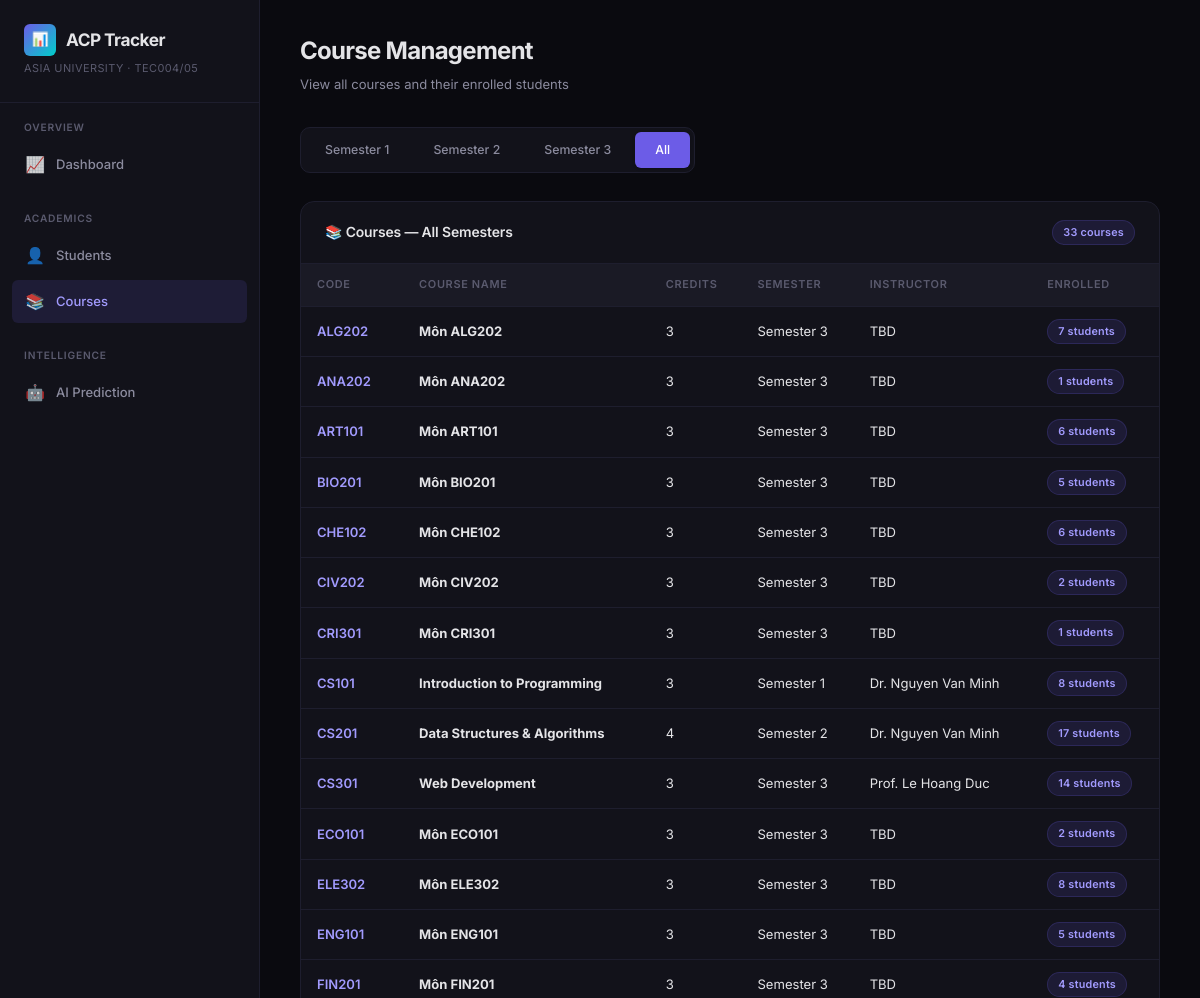
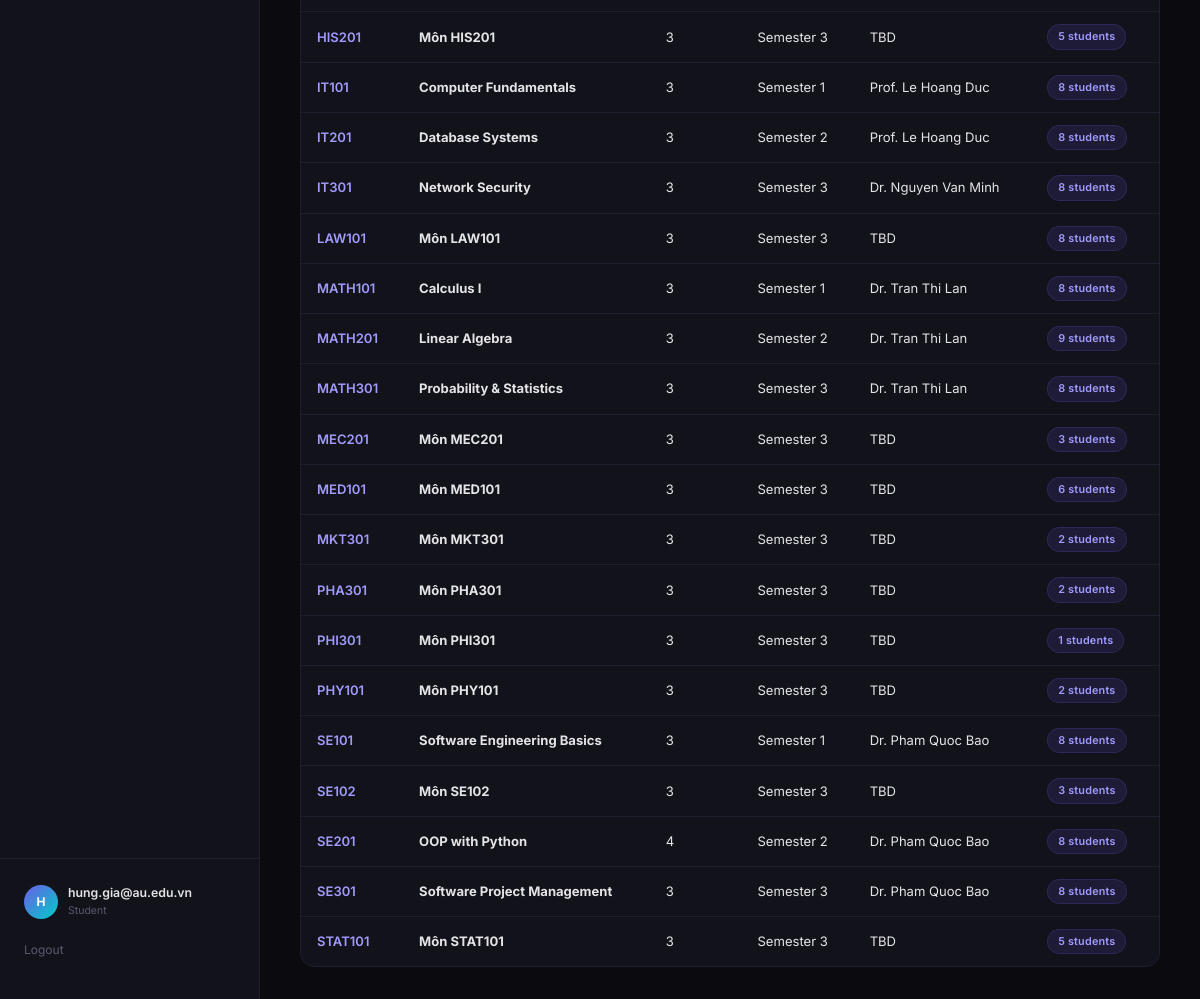
Screenshot of /courses (signed in) with the database file from the repository (2 pictures, top to bottom).
### tables this page shows
CREATE TABLE Students (
    id INTEGER PRIMARY KEY AUTOINCREMENT,
    student_code TEXT UNIQUE NOT NULL,
    name TEXT NOT NULL,
    email TEXT,
    date_of_birth TEXT,
    role TEXT DEFAULT 'student'
);

CREATE TABLE Semesters (
    id INTEGER PRIMARY KEY AUTOINCREMENT,
    name TEXT NOT NULL,
    year INTEGER NOT NULL,
    start_date TEXT,
    end_date TEXT
);

CREATE TABLE Courses (
    id INTEGER PRIMARY KEY AUTOINCREMENT,
    course_code TEXT UNIQUE NOT NULL,
    name TEXT NOT NULL,
    credits INTEGER NOT NULL,
    semester_id INTEGER NOT NULL,
    instructor_id INTEGER,
    FOREIGN KEY (semester_id) REFERENCES Semesters(id),
    FOREIGN KEY (instructor_id) REFERENCES Instructors(id)
);

CREATE TABLE Instructors (
    id INTEGER PRIMARY KEY AUTOINCREMENT,
    name TEXT NOT NULL,
    email TEXT,
    department TEXT,
    role TEXT DEFAULT 'instructor'
);

### app.py (the view)
@app.route("/courses")
@login_required
@require_role("admin", "instructor", "student")
def courses_page():
    semester_id = request.args.get("semester_id", type=int)
    semesters = get_semesters()
    semester_label = _semester_label(semester_id)
    course_objects = Course.all(semester_id)
    courses = [
        {
            "id": c.id,
            "course_code": c.course_code,
            "name": c.name,
            "credits": c.credits,
            "semester_name": c.get_semester_name(),
            "instructor_name": (lambda i: i.name if i else "TBD")(Instructor.from_db(c.instructor_id) if c.instructor_id else None),
            "enrolled_count": len(c.get_enrolled_students()),
        }
        for c in course_objects
    ]
    return render_template(
        "courses.html",
        active_page="courses",
        semesters=semesters,
        current_semester=semester_id,
        semester_label=semester_label,
        courses=courses,
    )

### app.py (called while the page is built)
def get_semesters():
    return execute_query("SELECT * FROM Semesters ORDER BY id", fetchall=True)

def _semester_label(semester_id):
    if semester_id:
        sem = execute_query("SELECT name FROM Semesters WHERE id=?", (semester_id,), fetchone=True)
        return sem["name"] if sem else "Unknown"
    return "All Semesters"

### database/connection.py (called while the page is built)
@contextmanager
def get_connection():
    conn = sqlite3.connect(config.DB_PATH)
    conn.row_factory = sqlite3.Row
    conn.execute("PRAGMA foreign_keys = ON")
    try:
        yield conn
        conn.commit()
    except Exception:
        conn.rollback()
        raise
    finally:
        conn.close()

def execute_query(query, params=(), fetchone=False, fetchall=False):
    with get_connection() as conn:
        cursor = conn.execute(query, params)
        if fetchone:
            return cursor.fetchone()
        if fetchall:
            return cursor.fetchall()
        return cursor.lastrowid

### models/course.py (called while the page is built)
    @classmethod
    def all(cls, semester_id=None):
        if semester_id:
            rows = execute_query(
                "SELECT * FROM Courses WHERE semester_id=? ORDER BY course_code",
                (semester_id,), fetchall=True,
            )
        else:
            rows = execute_query("SELECT * FROM Courses ORDER BY course_code", fetchall=True)
        return [
            cls(
                course_code=r["course_code"], name=r["name"], credits=r["credits"],
                semester_id=r["semester_id"], instructor_id=r["instructor_id"], db_id=r["id"],
            )
            for r in rows
        ]

    def get_enrolled_students(self):
        return execute_query(
            """SELECT s.* FROM Students s
               JOIN Enrollments e ON s.id = e.student_id
               WHERE e.course_id = ? AND e.status = 'active'
               ORDER BY s.name""",
            (self.id,), fetchall=True,
        )

    def get_semester_name(self):
        row = execute_query("SELECT name FROM Semesters WHERE id=?", (self.semester_id,), fetchone=True)
        return row["name"] if row else "Unknown"

### models/person.py (called while the page is built)
    @classmethod
    def from_db(cls, instructor_id):
        row = execute_query(
            "SELECT * FROM Instructors WHERE id=?", (instructor_id,), fetchone=True
        )
        if not row:
            return None
        return cls(
            name=row["name"],
            email=row["email"],
            department=row["department"],
            db_id=row["id"],
        )

### templates/courses.html (shortened to what this page needs)
{% extends "base.html" %}
{% block content %}
<div class="page-header">
    <h2>Course Management</h2>
    <p class="page-subtitle">View all courses and their enrolled students</p>
</div>
<div class="semester-tabs" id="course-semester-filter">
    {% for sem in semesters %}
        <a href="{{ url_for('courses_page', semester_id=sem.id) }}"
           class="semester-tab {% if current_semester == sem.id %}active{% endif %}">
            {{ sem.name }}
        </a>
    {% endfor %}
    <a href="{{ url_for('courses_page') }}"
       class="semester-tab {% if current_semester is none %}active{% endif %}">
        All
    </a>
</div>
<div class="card animate-in">
    <div class="card-header">
        <h3>📚 Courses — {{ semester_label }}</h3>
        <span class="badge badge-accent">{{ courses|length }} courses</span>
    </div>
    <div class="card-body flush">
        <table class="data-table" id="courses-table">
            <thead>
                <tr>
                    <th>Code</th>
                    <th>Course Name</th>
                    <th>Credits</th>
                    <th>Semester</th>
                    <th>Instructor</th>
                    <th>Enrolled</th>
                </tr>
            </thead>
            <tbody>
                {% for c in courses %}
                <tr>
                    <td><span style="color: var(--accent-secondary); font-weight: 600;">{{ c.course_code }}</span></td>
                    <td><strong>{{ c.name }}</strong></td>
                    <td>{{ c.credits }}</td>
                    <td>{{ c.semester_name }}</td>
                    <td>{{ c.instructor_name or 'TBD' }}</td>
                    <td><span class="badge badge-accent">{{ c.enrolled_count }} students</span></td>
                </tr>
                {% endfor %}
            </tbody>
        </table>
    </div>
</div>
{% endblock %}

### templates/base.html (shortened to what this page needs)
<!DOCTYPE html>
<html lang="en">
<head>
    <link rel="stylesheet" href="{{ url_for('static', filename='css/style.css') }}">
</head>
<body>
    <div class="app-layout">
        <aside class="sidebar">
            <div class="sidebar-brand">
                <h1>
                    <span class="brand-icon">📊</span>
                    ACP Tracker
                </h1>
                <div class="brand-sub">Asia University · TEC004/05</div>
            </div>
            <nav class="sidebar-nav">
                <div class="nav-section">
                    <div class="nav-section-title">Overview</div>
                    <a href="{{ url_for('dashboard') }}" class="nav-link {% if active_page == 'dashboard' %}active{% endif %}" id="nav-dashboard">
                        <span class="nav-icon">📈</span> Dashboard
                    </a>
                </div>
                <div class="nav-section">
                    <div class="nav-section-title">Academics</div>
                    <a href="{{ url_for('students_page') }}" class="nav-link {% if active_page == 'students' %}active{% endif %}" id="nav-students">
                        <span class="nav-icon">👤</span> Students
                    </a>
                    <a href="{{ url_for('courses_page') }}" class="nav-link {% if active_page == 'courses' %}active{% endif %}" id="nav-courses">
                        <span class="nav-icon">📚</span> Courses
                    </a>
                </div>
                <div class="nav-section">
                    <div class="nav-section-title">Intelligence</div>
                    <a href="{{ url_for('prediction_page') }}" class="nav-link {% if active_page == 'prediction' %}active{% endif %}" id="nav-prediction">
                        <span class="nav-icon">🤖</span> AI Prediction
                    </a>
                </div>
            </nav>
            <div class="sidebar-footer">
                <div class="user-badge">
                    <div class="user-avatar">{{ (session.get('user_name', 'A'))[0] | upper }}</div>
                    <div class="user-info">
                        <div class="user-name">{{ session.get('user_name', 'Guest') }}</div>
                        <div class="user-role">{{ session.get('user_role', 'guest') }}</div>
                    </div>
                </div>
                {% if session.get('user_role') %}
                <a href="{{ url_for('logout') }}" style="display:block; margin-top:12px; font-size:0.8rem; color: var(--text-tertiary);">Logout</a>
                {% else %}
                <a href="{{ url_for('login') }}" style="display:block; margin-top:12px; font-size:0.8rem; color: var(--accent-secondary);">Login</a>
                {% endif %}
            </div>
        </aside>
        <main class="main-content">
            {% block content %}{% endblock %}
        </main>
    </div>
</body>
</html>

### rows the page displays
Students: get "hung.gia@au.edu.vn"
Semesters: name "Semester 1", semester_name "Semester 1" "Semester 1" "Semester 1" "Semester 1"
Semesters: name "Semester 2", semester_name "Semester 2" "Semester 2" "Semester 2" "Semester 2"
Semesters: name "Semester 3", semester_name "Semester 3" "Semester 3" "Semester 3" "Semester 3" "Semester 3" "Semester 3" "Semester 3" "Semester 3" "Semester 3" "Semester 3" "Semester 3" "Semester 3" "Semester 3" "Semester 3" "Semester 3" "Semester 3" "Semester 3" "Semester 3" "Semester 3" "Semester 3" "Semester 3" "Semester 3" "Semester 3" "Semester 3" "Semester 3"
Courses: course_code "ALG202", name "Môn ALG202"
Courses: course_code "ANA202", name "Môn ANA202"
Courses: course_code "ART101", name "Môn ART101"
Courses: course_code "BIO201", name "Môn BIO201"
Courses: course_code "CHE102", name "Môn CHE102"
Courses: course_code "CIV202", name "Môn CIV202"
Courses: course_code "CRI301", name "Môn CRI301"
Courses: course_code "CS101", name "Introduction to Programming"
Instructors: name "Dr. Nguyen Van Minh" "Dr. Nguyen Van Minh" "Dr. Nguyen Van Minh"
Courses: course_code "CS201", name "Data Structures & Algorithms"
Courses: course_code "CS301", name "Web Development"
Instructors: name "Prof. Le Hoang Duc" "Prof. Le Hoang Duc" "Prof. Le Hoang Duc"
Courses: course_code "ECO101", name "Môn ECO101"
Courses: course_code "ELE302", name "Môn ELE302"
Courses: course_code "ENG101", name "Môn ENG101"
Courses: course_code "FIN201", name "Môn FIN201"
Courses: course_code "HIS201", name "Môn HIS201"
Courses: course_code "IT101", name "Computer Fundamentals"
Courses: course_code "IT201", name "Database Systems"
Courses: course_code "IT301", name "Network Security"
Courses: course_code "LAW101", name "Môn LAW101"
Courses: course_code "MATH101", name "Calculus I"
Instructors: name "Dr. Tran Thi Lan" "Dr. Tran Thi Lan" "Dr. Tran Thi Lan"
Courses: course_code "MATH201", name "Linear Algebra"
Courses: course_code "MATH301", name "Probability & Statistics"
Courses: course_code "MEC201", name "Môn MEC201"
Courses: course_code "MED101", name "Môn MED101"
Courses: course_code "MKT301", name "Môn MKT301"
Courses: course_code "PHA301", name "Môn PHA301"
Courses: course_code "PHI301", name "Môn PHI301"
Courses: course_code "PHY101", name "Môn PHY101"
Courses: course_code "SE101", name "Software Engineering Basics"
Instructors: name "Dr. Pham Quoc Bao" "Dr. Pham Quoc Bao" "Dr. Pham Quoc Bao"
Courses: course_code "SE102", name "Môn SE102"
Courses: course_code "SE201", name "OOP with Python"
Courses: course_code "SE301", name "Software Project Management"
Courses: course_code "STAT101", name "Môn STAT101"

### other values shown
{{ (session.get('user_name', 'A'))[0] | upper }} "H"
{{ session.get('user_role', 'guest') }} "Student"
{{ semester_label }} "All Semesters"
{{ courses|length }} "33"
{{ c.credits }} "3" "3" "3" "3" "3" "3" "3" "3" "4" "3" "3" "3" "3" "3" "3" "3" "3" "3" "3" "3" "3" "3" "3" "3" "3" "3" "3" "3" "3" "3" "4" "3" "3"
{{ c.instructor_name or 'TBD' }} "TBD" "TBD" "TBD" "TBD" "TBD" "TBD" "TBD" "TBD" "TBD" "TBD" "TBD" "TBD" "TBD" "TBD" "TBD" "TBD" "TBD" "TBD" "TBD" "TBD" "TBD"
{{ c.enrolled_count }} "7" "1" "6" "5" "6" "2" "1" "8" "17" "14" "2" "8" "5" "4" "5" "8" "8" "8" "8" "8" "9" "8" "3" "6" "2" "2" "1" "2" "8" "3" "8" "8" "5"
